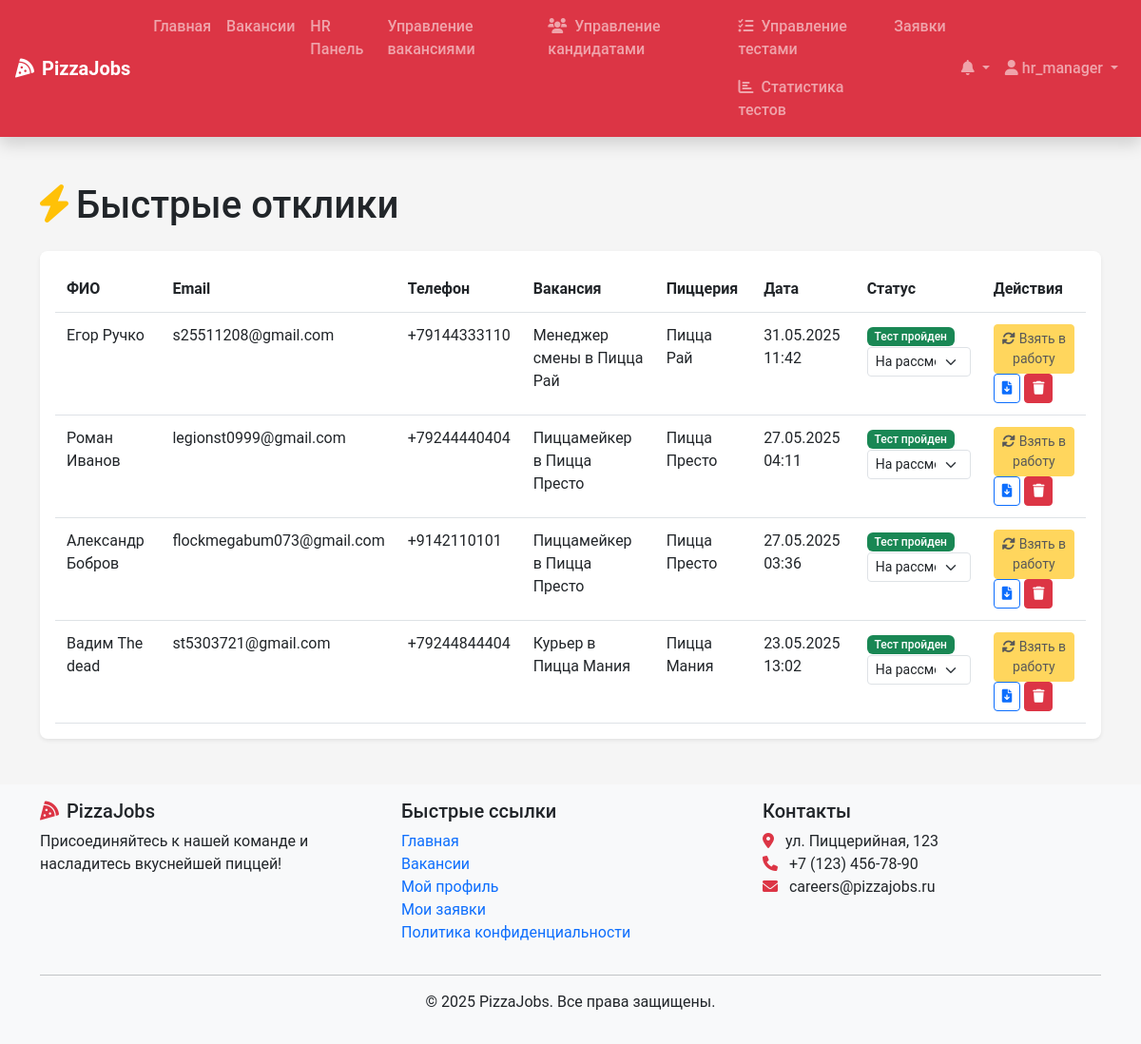
The page /hr/quick-applications/ (signed in) on the database as committed earlier.
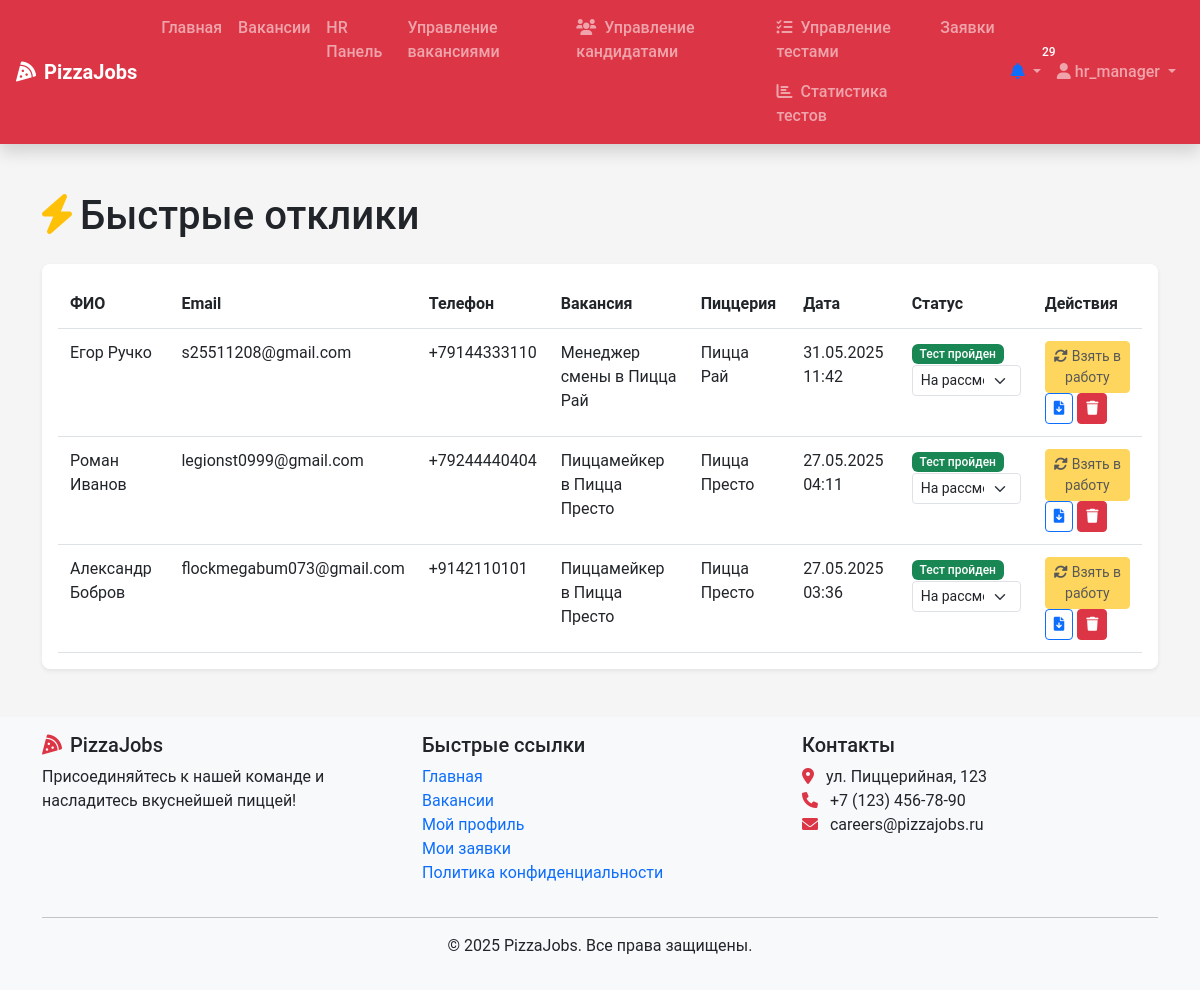
The same page on the database as committed later.
### recruitment/models.py (models this page shows, shortened)
class QuickApplication(models.Model):
    vacancy = models.ForeignKey(Vacancy,
                                on_delete=models.CASCADE,
                                related_name='quick_applications')
    full_name = models.CharField(max_length=100)
    email = models.EmailField()
    phone = models.CharField(max_length=15)
    resume = models.FileField(upload_to='quick_resumes/')
    cover_letter = models.TextField(blank=True, null=True)
    created_at = models.DateTimeField(auto_now_add=True)
    status = models.CharField(max_length=20,
                              choices=ApplicationStatus.choices,
                              default=ApplicationStatus.NEW)
    test_token = models.CharField(max_length=50,
                                  blank=True,
                                  null=True,
                                  unique=True)
    user_created = models.ForeignKey(User,
                                     on_delete=models.SET_NULL,
                                     null=True,
                                     blank=True,
                                     related_name='created_from_quick_apps')

class Vacancy(models.Model):
    title = models.CharField(max_length=100)
    position_type = models.ForeignKey(PositionType,
                                      on_delete=models.CASCADE,
                                      related_name='vacancies')
    restaurants = models.ManyToManyField(Restaurant, related_name='vacancies')
    description = models.TextField()
    requirements = models.TextField()
    responsibilities = models.TextField()
    conditions = models.TextField()
    salary_min = models.DecimalField(max_digits=10,
                                     decimal_places=2,
                                     null=True,
                                     blank=True)
    salary_max = models.DecimalField(max_digits=10,
                                     decimal_places=2,
                                     null=True,
                                     blank=True)
    is_active = models.BooleanField(default=True)
    created_at = models.DateTimeField(auto_now_add=True)
    updated_at = models.DateTimeField(auto_now=True)
    created_by = models.ForeignKey(User,
                                   on_delete=models.SET_NULL,
                                   null=True,
                                   related_name='created_vacancies')
    class Meta:
        verbose_name_plural = "Vacancies"

class Restaurant(models.Model):
    name = models.CharField(max_length=100)
    address = models.CharField(max_length=255)
    city = models.CharField(max_length=100)
    manager = models.ForeignKey(User,
                                on_delete=models.SET_NULL,
                                null=True,
                                blank=True,
                                related_name='managed_restaurants')

### recruitment/views.py (the view)
# urls.py: path('hr/quick-applications/', views.quick_applications, name='quick_applications'),
@login_required
def quick_applications(request):
    user_profile = request.user.profile
    if user_profile.role == UserRole.HR_MANAGER:
        quick_apps = QuickApplication.objects.all()
    elif user_profile.role == UserRole.RESTAURANT_MANAGER:
        managed_restaurants = Restaurant.objects.filter(manager=request.user)
        quick_apps = QuickApplication.objects.filter(
            vacancy__restaurants__in=managed_restaurants
        ).distinct()
    else:
        return HttpResponseForbidden("У вас нет доступа к этой странице.")
    for app in quick_apps:
        app.user_exists = User.objects.filter(email=app.email).exists()
    quick_apps = quick_apps.order_by('-created_at')
    context = {
        'quick_applications': quick_apps,
        'application_statuses': ApplicationStatus.choices,
    }
    return render(request, 'hr/quick_applications.html', context)

### recruitment/context_processors.py (called while the page is built, shortened)
def user_context(request):
    context = {}
    if request.user.is_authenticated:
        unread_count = Notification.objects.filter(user=request.user, read=False).count()
        context['unread_count'] = unread_count
        latest_notifications = Notification.objects.filter(
            user=request.user
        ).order_by('-created_at')[:5]
        context['latest_notifications'] = latest_notifications
    return context

### templates/hr/quick_applications.html (shortened to what the changed rows need)
{% extends 'base.html' %}
{% block content %}
<div class="container py-4">
    <h1 class="mb-4">
        <i class="fas fa-bolt me-2 text-warning"></i>Быстрые отклики
    </h1>
    <div class="card shadow">
        <div class="card-body">
            {% if quick_applications %}
                <div class="table-responsive">
                    <table class="table table-hover">
                        <thead>
                            <tr>
                                <th>ФИО</th>
                                <th>Email</th>
                                <th>Телефон</th>
                                <th>Вакансия</th>
                                <th>Пиццерия</th>
                                <th>Дата</th>
                                <th>Статус</th>
                                <th>Действия</th>
                            </tr>
                        </thead>
                        <tbody>
                            {% for app in quick_applications %}
                                <tr>
                                    <td>{{ app.full_name }}</td>
                                    <td>{{ app.email }}</td>
                                    <td>{{ app.phone }}</td>
                                    <td>{{ app.vacancy.title }}</td>
                                    <td>
                                        {% for restaurant in app.vacancy.restaurants.all %}
                                            {{ restaurant.name }}{% if not forloop.last %}, {% endif %}
                                        {% endfor %}
                                    </td>
                                    <td>{{ app.created_at|date:"d.m.Y H:i" }}</td>
                                    <td>
                            {% if not app.user_created %}
                                <form method="post" action="{% url 'update_quick_application_status' app.id %}" class="d-inline">
                                    {% csrf_token %}
                                    <select name="status" class="form-select form-select-sm" onchange="this.form.submit()">
                                        {% for choice in application_statuses %}
                                            <option value="{{ choice.0 }}" {% if app.status == choice.0 %}selected{% endif %}>
                                                {{ choice.1 }}
                                            </option>
                                        {% endfor %}
                                    </select>
                                </form>
                            {% elif app.test_token and app.vacancy.position_type.test %}
                                {% if app.user_created.test_attempts.filter|length > 0 %}
                                    {% with last_attempt=app.user_created.test_attempts.last %}
                                        {% if last_attempt.passed %}
                                            <span class="badge bg-success">Тест пройден</span>
                                            <form method="post" action="{% url 'update_quick_application_status' app.id %}" class="d-inline mt-1">
                                                <select name="status" class="form-select form-select-sm" onchange="this.form.submit()">
                                                    {% for choice in application_statuses %}
                                                        <option value="{{ choice.0 }}" {% if app.status == choice.0 %}selected{% endif %}>
                                                            {{ choice.1 }}
                                                        </option>
                                                    {% endfor %}
                                                </select>
                                            </form>
                                        {% else %}
                                            <span class="badge bg-danger">Тест не пройден</span>
                                        {% endif %}
                                    {% endwith %}
                                {% else %}
                                    <span class="badge bg-warning">Ожидает прохождения теста</span>
                                {% endif %}
                            {% endif %}
                        </td>
                                    <td>
                                        {% if user.profile.role == 'HR_MANAGER' and not app.user_exists %}
                                        <form method="post" action="{% url 'convert_quick_application' app.id %}" class="d-inline">
                                            <button type="submit" class="btn btn-sm btn-warning" {% if app.status != 'NEW' %}disabled{% endif %}>
                                                <i class="fas fa-sync-alt me-1"></i>Взять в работу
                                            </button>
                                        </form>
                                        {% endif %}
                                        <a href="{{ app.resume.url }}" class="btn btn-sm btn-outline-primary" target="_blank">
                                            <i class="fas fa-file-download"></i>
                                        </a>
                                        <form method="post" action="{% url 'delete_quick_application' app.id %}" class="d-inline" onsubmit="return confirm('Вы уверены, что хотите удалить этот быстрый отклик?');">
                                            <button type="submit" class="btn btn-sm btn-danger">
                                                <i class="fas fa-trash"></i>
                                            </button>
                                        </form>
                                        </td>
                                </tr>
                            {% endfor %}
                        </tbody>
                    </table>
                </div>
            {% else %}
                <div class="alert alert-info">
                    <i class="fas fa-info-circle me-2"></i>Быстрых откликов пока нет.
                </div>
            {% endif %}
        </div>
    </div>
</div>
{% endblock %}

### templates/base.html (shortened to what the changed rows need)
<!DOCTYPE html>
<html lang="ru">
<head>
    <link href="https://cdn.jsdelivr.net/npm/bootstrap@5.3.0-alpha1/dist/css/bootstrap.min.css" rel="stylesheet">
    <link rel="stylesheet" href="https://cdnjs.cloudflare.com/ajax/libs/font-awesome/6.0.0/css/all.min.css">
    <link rel="stylesheet" href="/static/css/main.css">
</head>
<body>
    <nav class="navbar navbar-expand-lg navbar-dark bg-danger shadow">
            <div class="container-fluid px-3">
            <div class="collapse navbar-collapse" id="navbarNav">
                <ul class="navbar-nav">
                        {% if user.is_authenticated %}
                            <li class="nav-item dropdown d-none d-lg-block">
                                <a class="nav-link dropdown-toggle position-relative" href="#" id="notificationDropdown" role="button" data-bs-toggle="dropdown">
                                    <i class="fas fa-bell {% if unread_count %}text-primary{% endif %}"></i>
                                    {% if unread_count %}
                                        <span class="badge rounded-pill bg-danger position-absolute top-0 start-100 translate-middle pulse">
                                            {{ unread_count }}
                                        </span>
                                    {% endif %}
                                </a>
                            </li>
                        <li class="nav-item dropdown">
                            <a class="nav-link dropdown-toggle" href="#" id="userDropdown" role="button" data-bs-toggle="dropdown">
                                <i class="fas fa-user"></i> {{ user.username }}
                            </a>
                        </li>
                    {% endif %}
                </ul>
            </div>
        </div>
    </nav>
    <main class="py-4">
        {% block content %}{% endblock %}
    </main>
</body>
</html>

Rows that differ between the two databases and show on the page:
removed QuickApplication: full_name "Вадим The dead", email "st5303721@gmail.com", phone "+79244844404", vacancy "Курьер в Пицца Мания", created_at "23.05.2025 13:02", status "На рассмотрении"
no longer on this page (row unchanged): Restaurant: name "Пицца Мания", shown under "Вадим The dead"
Other text that changed with them:
{{ unread_count }}: (not shown) → "29"
